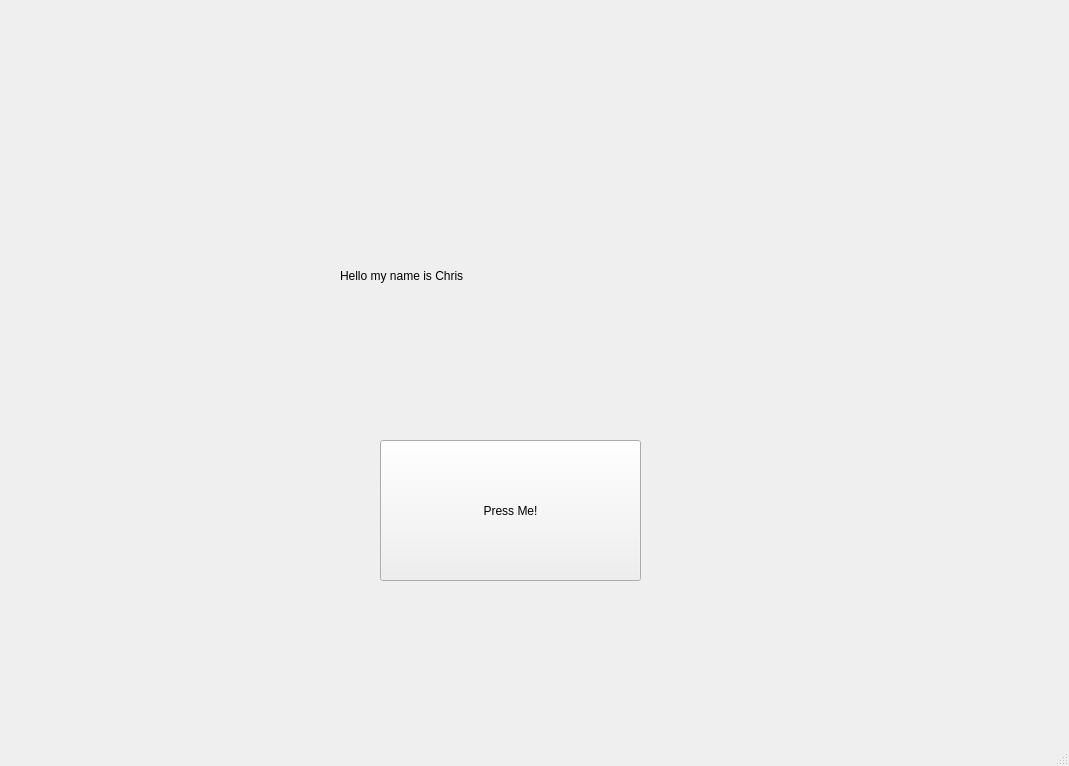
<?xml version="1.0" encoding="UTF-8"?>
<ui version="4.0">
 <class>MainWindow</class>
 <widget class="QMainWindow" name="MainWindow">
  <property name="geometry">
   <rect>
    <x>0</x>
    <y>0</y>
    <width>1069</width>
    <height>766</height>
   </rect>
  </property>
  <property name="windowTitle">
   <string>MainWindow</string>
  </property>
  <widget class="QWidget" name="centralwidget">
   <widget class="QPushButton" name="button1">
    <property name="geometry">
     <rect>
      <x>380</x>
      <y>440</y>
      <width>261</width>
      <height>141</height>
     </rect>
    </property>
    <property name="text">
     <string>Press Me!</string>
    </property>
   </widget>
   <widget class="QLabel" name="label1">
    <property name="geometry">
     <rect>
      <x>340</x>
      <y>210</y>
      <width>341</width>
      <height>131</height>
     </rect>
    </property>
    <property name="text">
     <string>Hello my name is Chris</string>
    </property>
   </widget>
  </widget>
  <widget class="QMenuBar" name="menubar">
   <property name="geometry">
    <rect>
     <x>0</x>
     <y>0</y>
     <width>1069</width>
     <height>21</height>
    </rect>
   </property>
  </widget>
  <widget class="QStatusBar" name="statusbar"/>
 </widget>
 <resources/>
 <connections/>
</ui>
